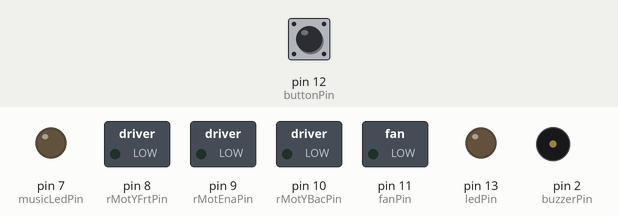
A sketch run on a simulated Arduino Uno, built with avr-gcc and run on an emulated ATmega328P. On the bench: switched loads named in the sketch (green lamp = pin HIGH), output pins drawn as LEDs (lit = HIGH), buzzer (waves = sounding). Dashed ring = blinking. The inputs (shaded band) are chosen by the test bench; at power-on: pin 12 (buttonPin) LOW.

Above: at 1.2 s.
1.3 s: pin 12 (buttonPin) pulled HIGH for 0.25 s
At 1.72 s:
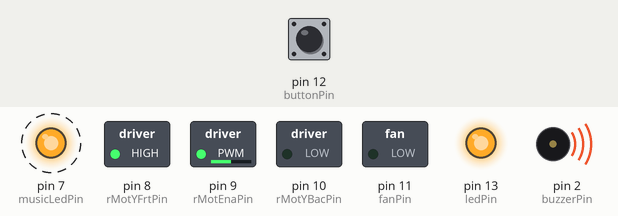
4.3 s: pin 12 (buttonPin) pulled HIGH for 1 s
At 4.8 s:
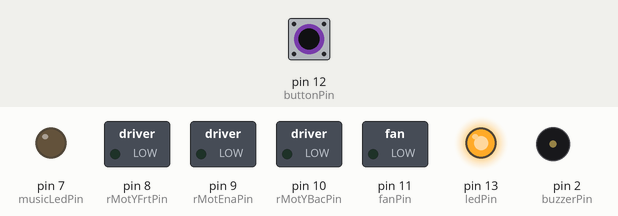
7.3 s: pin 12 (buttonPin) pulled HIGH for 3.2 s
At 7.6 s:
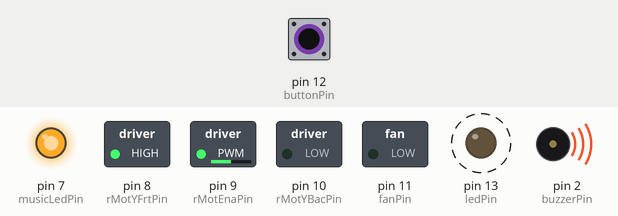
12.0 s: pin 12 (buttonPin) pulled HIGH for 0.25 s
At 12.1 s:
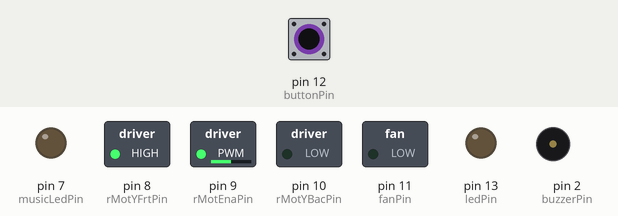
Timing chart, 0 to 14.7 s (numbered marks = the images above; inputs shaded):
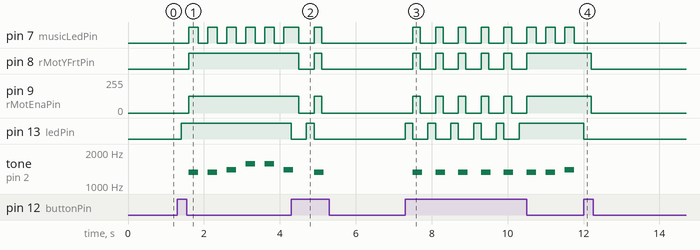

The sketch:

music_bot_kev_2.ino
```cpp
/*

  Test code by Kevin to play musical tones

*/

// helper functions
#define ARRAY_SIZE(x) sizeof(x)/sizeof(x[0])

// overall control
bool botOn = false;
int ledState = LOW;

// Pin constants
const int buttonPin = 12; // D12 pin connecting to the button
const int buzzerPin = 2; // D2 pin connecting to buzzer
const int ledPin =  LED_BUILTIN;// the number of the LED pin

const int musicLedPin = 7; // D7 pin connecting to the pin for music

const int rMotEnaPin = 9; // A3 pin connecting to right motor
const int rMotEncBacPin = A1; // A1 pin connecting to the back encoder of the right motor
const int rMotEncFrtPin = A2; // A2 pin connecting to the front encoder of the right motor
const int rMotYBacPin = 10; // D11 pin connecting to the back Y pin of the right motor
const int rMotYFrtPin = 8; // D10 pin connecting to the front Y pin of the right motor

// Bot constants
const int maxPwmFreq = 255;
const long turnsPerRotation = 5148; // measured from encoders NEEDS TO BE FIXED
const int minTimePerRotation = 12000; // in milliseconds, at full speed, ie pwm 255

// Music related constants and variables
const float musicFreq[] = {261.63, 293.66, 329.63, 349.23, 392, 440, 493.88};
const float musicSharpFreq[] = {277.18, 311.13, 0, 369.99, 415.3, 466.16, 0};

int baseBeatLength = minTimePerRotation / 48;
int baseOctave = 6;
const String jingleBellSheet[] = {"E", "E", "E l2", "E", "E", "E l2", "E", "G", "C l1.5", "D l0.5",
                                 "E l4",  "F", "F", "F l1.5", "F l0.5", "F", "E", "E", "E l0.5", "E l0.5",
                                 "E", "D", "D", "E", "D l2", "G l2", "E", "E", "E l2", "E", "E", "E l2",
                                 "E", "G", "C l1.5", "D l0.5", "E l4", "F", "F", "F", "F",
                                 "F", "E", "E", "E l0.5", "E l0.5", "G", "G", "F", "D", "C l4"};

const String odeToJoySheet[] = {"E", "E", "F", "G", "G", "F", "E", "D", "C", "C", "D", "E", "E l1.5", "D l0.5", "D l2",
                                "E", "E", "F", "G", "G", "F", "E", "D", "C", "C", "D", "E", "D l1.5", "C l0.5", "C l2",
                                "D", "D", "E", "C", "D", "E l0.5", "F l0.5", "E", "C", "D", "E l0.5", "F l0.5", "E", "D", "C", "D", "G o-", "E",
                                "E", "E", "F", "G", "G", "F", "E", "D", "C", "C", "D", "E", "D l1.5", "C l0.5", "C l2"};

int sheetIndex = 0;
bool nextTone = true;

bool rMotMoveFwd = true;

// Buzzer
int buzzerState = LOW;

// Fan
int fanPwmFreq = 126;
const int fanPin = 11; // D11 pin connecting to fan

// Time control
unsigned long previousTime = 0;
int lag = 0;

// odeToJoy dance
int odeToJoyTimes = 1;

void setup() {
  pinMode(ledPin, OUTPUT);

  pinMode(musicLedPin, OUTPUT);

  pinMode(buzzerPin, OUTPUT);

  pinMode(fanPin, OUTPUT);

  pinMode(rMotEnaPin, OUTPUT);
  pinMode(rMotYFrtPin, OUTPUT);
  pinMode(rMotYBacPin, OUTPUT);
  Serial.begin(9600);
}

void loop() {
  // switch for the bot
  int button = digitalRead(buttonPin);
  if (button == HIGH){
    // turn relevant variables off
    toggleBool(botOn);
    toggleState(ledState);
    digitalWrite(ledPin, ledState);
    // buffer time to decrease sensitivity of the button
    delay(200);

    // initialise
    previousTime = millis();
  }

  // detect end of sheet
  if (sheetIndex >= ARRAY_SIZE(odeToJoySheet)){
    botOn = false;
    ledState = LOW;
    digitalWrite(ledPin, ledState);

    // odeToJoy dance
    if (odeToJoyTimes < 4){
      odeToJoyTimes += 1;
      botOn = true;
      ledState = HIGH;
      digitalWrite(ledPin, ledState);
      previousTime = millis();
      sheetIndex = 0;

      switch (odeToJoyTimes){
        case 2:
          baseBeatLength /= 2;
          break;
        case 3:
          baseOctave += 1;
          baseBeatLength /= 2;
          break;
        case 4:
          baseOctave -= 2;
          baseBeatLength *= 4;
          break;
      }
    }
  }

  // things to be run when bot is on
  if (botOn) {
    // detects pulses

    // handles music
    unsigned long currentTime = millis();
    if (currentTime - previousTime >= lag){

      if (nextTone){
        // play next tone and set lag
        float beatUnits = playToneFromChar(odeToJoySheet[sheetIndex]);
        lag = round(beatUnits * baseBeatLength);

        // turn on LED
        digitalWrite(musicLedPin, HIGH);

        // rotate wheel
        switch (odeToJoyTimes){
          case 1:
          case 4:
            analogWrite(rMotEnaPin, maxPwmFreq/2);
            digitalWrite(rMotYFrtPin, HIGH);
            digitalWrite(rMotYBacPin, LOW);
            break;
          case 2:
            analogWrite(rMotEnaPin, maxPwmFreq);
            if (rMotMoveFwd){
              digitalWrite(rMotYFrtPin, HIGH);
              digitalWrite(rMotYBacPin, LOW);
            } else {
              digitalWrite(rMotYFrtPin, LOW);
              digitalWrite(rMotYBacPin, HIGH);
            }
            toggleBool(rMotMoveFwd);
            break;
          case 3:
            analogWrite(rMotEnaPin, maxPwmFreq);
            digitalWrite(rMotYFrtPin, LOW);
            digitalWrite(rMotYBacPin, HIGH);
        }

        // set up for next iteration
        sheetIndex += 1;
      } else {
        // turn LED off
        digitalWrite(musicLedPin, LOW);

        // stop wheel
        switch (odeToJoyTimes){
          case 1:
          case 4:
          case 3:
            break;
          case 2:
            analogWrite(rMotEnaPin, 0);
            digitalWrite(rMotYFrtPin, LOW);
            digitalWrite(rMotYBacPin, LOW);

            break;
        }
      }

      toggleBool(nextTone);
      previousTime = currentTime;
    }
  } else {
    // reset
    digitalWrite(musicLedPin, LOW);

    analogWrite(rMotEnaPin, 0);
    digitalWrite(rMotYFrtPin, LOW);
    digitalWrite(rMotYBacPin, LOW);
    rMotMoveFwd = true;
    lag = 0;
    nextTone = true;

    delay(200);
    previousTime = millis();
    sheetIndex = 0;

  }
}

float playToneFromChar(String toneChar){
  int musicTone = 0;
  bool sharpOn = false;
  int octave = baseOctave;
  float beatUnits = 1;

  int i=0;
  int startIndex=0;
  while (i < toneChar.length()){
    char currentChar = toneChar[i];
    switch (currentChar){
      case 'C':
      case 'D':
      case 'E':
      case 'F':
      case 'G':
        musicTone = currentChar - 66;
        break;
      case 'A':
      case 'B':
        musicTone = currentChar - 59;
        break;
      case '#':
        sharpOn = true;
        break;
      case 'l':
        i++;
        startIndex=i;
        while (i < toneChar.length() && toneChar[i] != ' '){
          i++;
        }
        beatUnits = toneChar.substring(startIndex, i).toFloat();
        break;
      case 'o':
        i++;
        startIndex = i;
        while (i < toneChar.length() && toneChar[i] != ' '){
          if (toneChar[i] == '-'){
            octave -= 1;
          } else if (toneChar[i] == '+'){
            octave += 1;
          }
          i++;
        }
        break;
    }
    i++;
  }
  if (musicTone >=1 && musicTone <=7){
    playMusicTone(musicTone, sharpOn, octave, round(baseBeatLength * beatUnits));
  } else {
    delay(round(baseBeatLength * beatUnits));
  }
  return beatUnits;
}

void playMusicTone(int musicTone, bool sharpOn, int octave, int duration){
  int refFreq = 0;
  if (!sharpOn || musicSharpFreq[musicTone-1] == 0){
    refFreq = musicFreq[musicTone-1] * pow(2, octave - 4);
  } else {
    refFreq = musicFreq[musicTone-1] * pow(2, octave - 4);
  }

  tone(buzzerPin, refFreq, duration);
}

// ==================
// Helper functions
// ==================


void toggleBool(bool &boolvar){
  if (boolvar){
    boolvar = false;
  } else {
    boolvar = true;
  }
}

void toggleState(int &state){
  if (state == LOW){
    state = HIGH;
  } else {
    state = LOW;
  }
}
```

Measured:
- after the input at 1.3 s, pin 7 (musicLedPin): alternates HIGH for 0.25 s and LOW for 0.25 s, starting after 0.30 s; pin 8 (rMotYFrtPin): LOW → HIGH after 0.30 s
- after the input at 4.3 s, pin 8 (rMotYFrtPin): HIGH → LOW after 0.20 s, → HIGH 0.40 s later, → LOW 0.20 s later; pin 9 (rMotEnaPin): 127/255 → 0/255 after 0.20 s, → 127/255 0.40 s later, → 0/255 0.20 s later; pin 13 (ledPin): HIGH → LOW at once, → HIGH 0.40 s later, → LOW 0.20 s later
- after the input at 7.3 s, pin 7 (musicLedPin): LOW → HIGH after 0.20 s, then repeats every 0.50 s: HIGH 0.25 s, LOW 0.25 s; pin 8 (rMotYFrtPin): alternates HIGH for 0.20 s and LOW for 0.40 s, 11 changes in all, then stays HIGH, starting after 0.20 s
- after the input at 12.0 s, pin 7 (musicLedPin): stops changing and stays LOW; pin 8 (rMotYFrtPin): HIGH → LOW after 0.20 s; pin 9 (rMotEnaPin): 127/255 → 0/255 after 0.20 s; pin 13 (ledPin): HIGH → LOW at once; tone on pin 2 (buzzerPin): stops changing and stays silent
